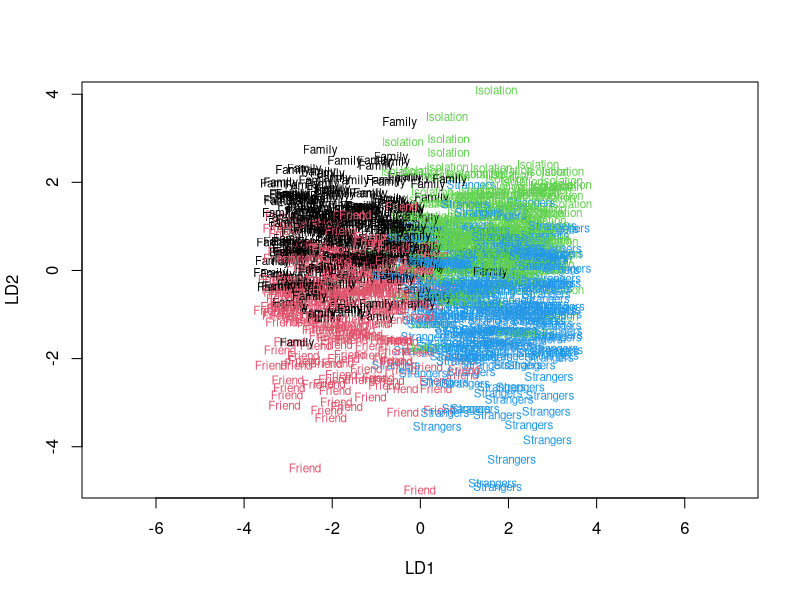
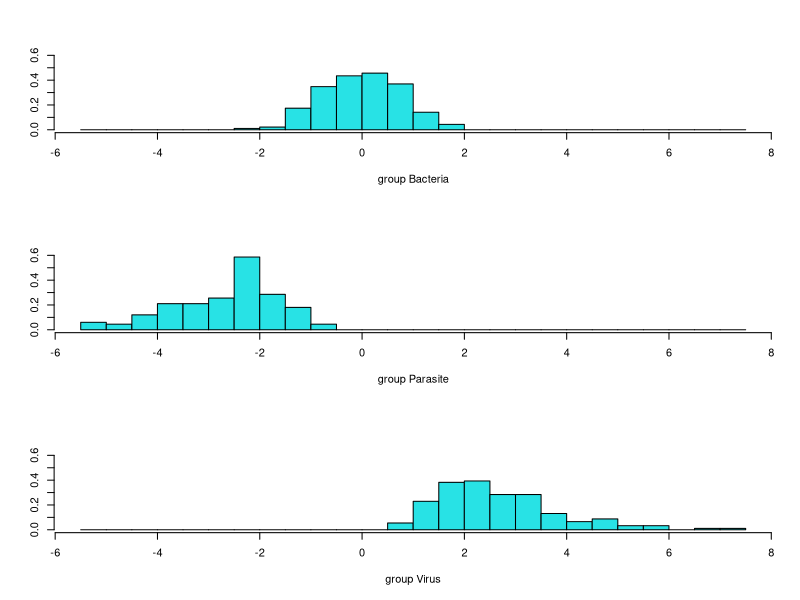

Write the R code that produced these figures, in order.
## ---- chunk 1
log(.5/(1 - .5))
## ---- chunk 2
p1 <- NULL
for(i in 1:10000){
  n <- 170
  x <- runif(n, 0, 10)
  model <- 2 - .2*x
  prob <- exp(model)/(1 + exp(model))
  y <- rbinom(n, 1, prob)
  fit <- glm(y ~ x, family = binomial)
  p1 <- c(p1,summary(fit)$coefficients[2,4])
}
mean(p1 < .05)
## ---- chunk 3
avg_dog_logit <- log(.5/(1 - .5))
one_sd_dog_logit <- log(.8/(1 - .8))
beta_1 <- (one_sd_dog_logit - avg_dog_logit)/2
beta_0 <- avg_dog_logit - beta_1*10
## ---- chunk 4
p1 <- NULL
for(i in 1:10000){
  n <- 37
  x <- rnorm(n, 10, 2)
  model <- beta_0 + beta_1*x
  prob <- exp(model)/(1 + exp(model))
  y <- rbinom(n, 1, prob)
  fit <- glm(y ~ x, family = binomial)
  p1 <- c(p1,summary(fit)$coefficients[2,4])
}
mean(p1 < .05)
## ---- chunk 5
niter <- 1000
p <- matrix(NA, nrow = niter, ncol = 4)
for(i in 1:niter){
  for(j in 1:4){
      n <- 120
      x <- runif(n, 0, 100)
      model <- -5 + .1*x
      prob <- exp(model)/(1 + exp(model))
      y <- rbinom(n, 1, prob)
      fit <- glm(y ~ x, family = binomial)
      p[i,j] <- summary(fit)$coefficients[2,4]
    }
}
mean(p[,1] < .05 & p[,2] < .05 & p[,3] < .05 & p[,4] < .05)
## ---- chunk 6
data <- read.table("fugitives.txt",header = TRUE)
head(data)
## ---- chunk 7
library(MASS)
fit <- lda(tactic ~ finances + intelligence + violence + age, data = data)
fit
## ---- chunk 8
plot(fit,dimen = 2, col = as.numeric(factor(data$tactic)))
## ---- chunk 9
table(data$tactic, predict(fit, type = "response")$class)
## ---- chunk 10
data <- read.table("doctor.txt", header = TRUE)
head(data)
## ---- chunk 11
fit <- lda(Diagnosis ~ fever + sweat + bp + tongue + energy + pain, data = data)
fit
## ---- chunk 12
table(data$Diagnosis, predict(fit, type = "response")$class)
## ---- chunk 13
plot(fit, dimen = 1)
